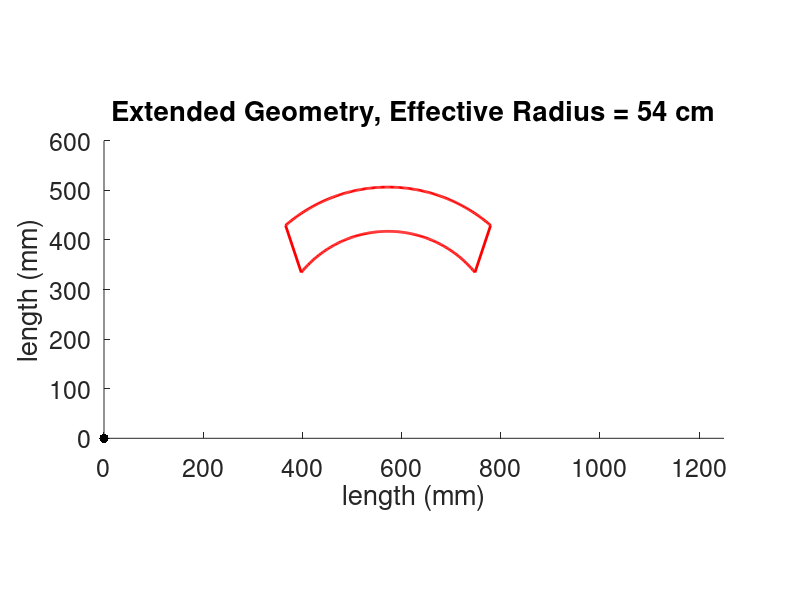

Write MATLAB code to recreate this figure. (Note: this script raises an error after producing the figure.)
%% coordinates for extended geometry mass spec.
% units of mm, ion source at startPoint
% ions take off with angle theta from [1 0] (in degrees)

Reff = 540; % mm
boundaryRotation = 26.56; % degrees
boundaryAngleWithVertical = 45 - boundaryRotation;
R90 = [0 1; -1 0]; % rotation matrix

option = 3;
if option == 1 % three ions, three angles

    %startDirection = sqrt(2)/2*[1 1]';
    %radius = 540/2; % /2 for actual using extended geometry, 540 to start
    nTraces = 9;
    %radii = repmat([510 540 568.39]/2, 1, 3);
    radiusValues = [520 540 559]/2;
    radiusIndices = [1 2 3 1 2 3 1 2 3];
    radii = radiusValues(radiusIndices);
    %radii = repmat([530 540 549.5]/2, 1, 3);
    thetas = [43 45 47];
    startDirectionVectors = [cosd(thetas); sind(thetas)];
    startDirections = startDirectionVectors(:,[1 1 1 2 2 2 3 3 3]);
    cmap = [parula(5) 0.1*ones(5,1)];
    cmap = cmap(1:3,:);

elseif option == 2

    nTraces = 900; % divisible by 3
    radiusValues = [530 540 549.5]/2;
    radiusIndices = randi(3, [1, nTraces]);
    radii = radiusValues(radiusIndices);
    thetas = linspace(43, 47, nTraces/3); thetas = repmat(thetas, 1, 3);
    startDirections = [cosd(thetas); sind(thetas)];
    cmap = [parula(5) 0.1*ones(5,1)];
    cmap = cmap(1:3,:);

elseif option == 3

    nTracesPerIsotope = 50; % traces per isotope
    radiusValues = [510 520 530 540 550 560]/2;
    nIsotopes = length(radiusValues);
    nTraces = nTracesPerIsotope * nIsotopes;
    radiusIndices = randi(nIsotopes, [1, nTraces]);
    radii = radiusValues(radiusIndices);
    thetas = linspace(43, 47, nTracesPerIsotope); 
    thetas = repmat(thetas, 1, nIsotopes);
    startDirections = [cosd(thetas); sind(thetas)];

    %cmap = [parula(2*nIsotopes-1) 0.1*ones(2*nIsotopes-1,1)];
    %cmap = cmap(1:nIsotopes,:);
    cmap = [prism(nIsotopes) 0.1*ones(nIsotopes,1)];
end

%startPoint = sqrt( Reff^2 / 2)/2 * [1 1]';
startPoint = [0 0]';

% initialize drawing
figure('Position', [1 1 1200 800])
hA = axes();
set(hA, 'DataAspectRatio', [1 1 1], 'FontSize', 18)
xlim(hA, [0 1250]);
ylim(hA, [0 600]);
xlabel('length (mm)'), ylabel('length (mm)')
title('Extended Geometry, Effective Radius = 54 cm')
hold on


for iTrace = 1:nTraces

radius = radii(iTrace);

startDirection = startDirections(:,iTrace);

color = cmap(radiusIndices(iTrace),:);

%% determine left and right magnet boundaries


% left boundary
pointOnLBoundary = sqrt( Reff^2 / 2) * [1 1]';
lDirectionVector = [sind(boundaryAngleWithVertical) -cosd(boundaryAngleWithVertical)]';

% right boundary
pointOnRBoundary = pointOnLBoundary .* [2 1]';
rDirectionVector = [-sind(boundaryAngleWithVertical) -cosd(boundaryAngleWithVertical)]';


%% calculate intersection of ion free flight from source with L boundary

t = [startDirection -lDirectionVector]\(pointOnLBoundary - startPoint);
lIntersect = startPoint + startDirection*t(1);


%% calculate ciruclar path through magnetic field

% center of circle in circular path
% rotate path 90 deg to radius of circular path through magnet
directionToCircleCenter = R90*startDirection;
circleCenter = lIntersect + radius*directionToCircleCenter;

% intersection with left boundary (as theta)
thetaL = acos( (lIntersect(1) - circleCenter(1))/radius );

% intersection with right boundary (could be prettier, this from solver)
thetaR = -2*atan((radius*rDirectionVector(1) + (- pointOnRBoundary(1)^2*...
    rDirectionVector(2)^2 + 2*pointOnRBoundary(1)*pointOnRBoundary(2)*...
    rDirectionVector(1)*rDirectionVector(2) - 2*pointOnRBoundary(1)*...
    rDirectionVector(1)*rDirectionVector(2)*circleCenter(2) + 2*pointOnRBoundary(1)*...
    rDirectionVector(2)^2*circleCenter(1)-pointOnRBoundary(2)^2*rDirectionVector(1)^2+...
    2*pointOnRBoundary(2)*rDirectionVector(1)^2*circleCenter(2) - 2*...
    pointOnRBoundary(2)*rDirectionVector(1)*rDirectionVector(2)*circleCenter(1) + ...
    radius^2*rDirectionVector(1)^2 + radius^2*rDirectionVector(2)^2 - ...
    rDirectionVector(1)^2*circleCenter(2)^2 + 2*rDirectionVector(1)*...
    rDirectionVector(2)*circleCenter(1)*circleCenter(2) - rDirectionVector(2)^2*...
    circleCenter(1)^2)^(1/2))/(pointOnRBoundary(1)*rDirectionVector(2) - ...
    pointOnRBoundary(2)*rDirectionVector(1) + radius*rDirectionVector(2) - ...
    rDirectionVector(2)*circleCenter(1) + rDirectionVector(1)*circleCenter(2)));


%% free path from magnet to collector

rIntersect = circleCenter + radius * [cos(thetaR); sin(thetaR)];
colDirection = R90*(rIntersect-circleCenter)/norm(rIntersect-circleCenter);

% x-intercept
colPoint = rIntersect + colDirection * (-rIntersect(2)/colDirection(2));


%% make a drawing

% source
plot(hA, startPoint(1), startPoint(2), '.', 'MarkerSize', 20, 'MarkerEdgeColor', 'k')

% left boundary
magnetFaceHalfWidth = 50;
upperL = pointOnLBoundary - magnetFaceHalfWidth*lDirectionVector;
lowerL = pointOnLBoundary + magnetFaceHalfWidth*lDirectionVector;
xLeft = [upperL(1) lowerL(1)]; yLeft = [upperL(2) lowerL(2)];
line(hA, xLeft, yLeft, 'Color', 'r', 'LineWidth', 2)

% right boundary
upperR = pointOnRBoundary - magnetFaceHalfWidth*rDirectionVector;
lowerR = pointOnRBoundary + magnetFaceHalfWidth*rDirectionVector;
xRight = [upperR(1) lowerR(1)]; yRight = [upperR(2) lowerR(2)];
line(hA, xRight, yRight, 'Color', 'r', 'LineWidth', 2)

% upper and lower magnet boundaries, as circular arcs
magnetCenter = [sqrt( (Reff*3/2)^2/2 ); sqrt( (Reff/2)^2 / 2)];
centerToLowerLeft = magnetCenter - lowerL; centerToLowerRight = magnetCenter - lowerR;
centerToUpperLeft = magnetCenter - upperL; centerToUpperRight = magnetCenter - upperR;
magnetRadiusLower = norm(centerToLowerLeft);
magnetRadiusUpper = norm(centerToUpperLeft);
thetaLowerLeft  = acos(centerToLowerLeft(1) /magnetRadiusLower);
thetaLowerRight = acos(centerToLowerRight(1)/magnetRadiusLower);
thetaUpperLeft  = acos(centerToUpperLeft(1) /magnetRadiusUpper);
thetaUpperRight = acos(centerToUpperRight(1)/magnetRadiusUpper);
thetas = linspace(thetaLowerLeft, thetaLowerRight, 200);
plot(hA, magnetCenter(1) + magnetRadiusLower*cos(thetas), ...
         magnetCenter(2) + magnetRadiusLower*sin(thetas), 'Color', 'r', 'LineWidth', 2)
thetas = linspace(thetaUpperLeft, thetaUpperRight, 200);
plot(hA, magnetCenter(1) + magnetRadiusUpper*cos(thetas), ...
         magnetCenter(2) + magnetRadiusUpper*sin(thetas), 'Color', 'r', 'LineWidth', 2)

% ion free flight path from source
line(hA, [startPoint(1) lIntersect(1)], [startPoint(2) lIntersect(2)], 'Color', color, 'LineWidth', 1)

% ion path through magnet
thetas = linspace(thetaL, thetaR, 200);
plot(hA, circleCenter(1) + radius*cos(thetas), ...
     circleCenter(2) + radius*sin(thetas), 'Color', color, 'LineWidth', 1)

% ion path to collector
line(hA, [rIntersect(1) colPoint(1)], [rIntersect(2) colPoint(2)], 'Color', color, 'LineWidth', 1)


end % for iTrace
